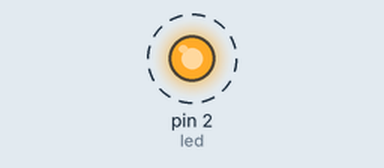
Simulated run of this program. Board: MicroPython board. Shown: output pins drawn as LEDs (lit = HIGH). Dashed ring = blinking.

Above: at 0.2 s.
Timing chart, 0 to 3.0 s (numbered marks = the images above):
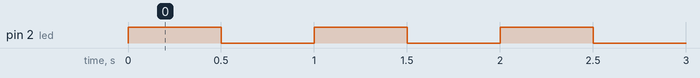

Measured:
- by itself, pin 2 (led): alternates HIGH for 0.50 s and LOW for 0.50 s

The program:

blink.py
```python
from machine import Pin
from time import sleep

led = Pin(2, Pin.OUT)  # GPIO2 is usually the onboard LED

while True:
    led.value(1)  # Turn LED ON
    sleep(0.5)    # Wait for 500 ms
    led.value(0)  # Turn LED OFF
    sleep(0.5)    # Wait for 500 ms
```
